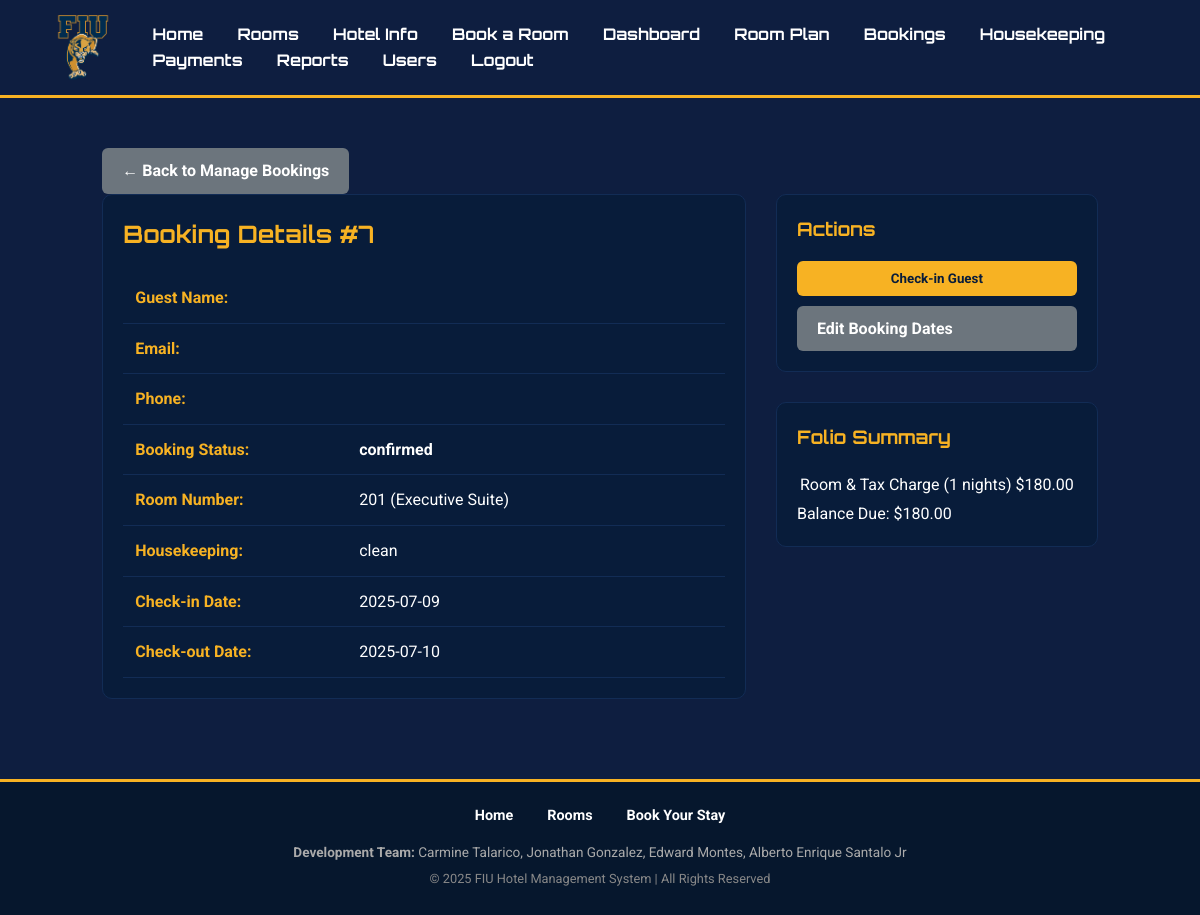
The page /admin_booking_detail.php?booking_id=7 (signed in) on the database its author committed.
### tables this page shows
CREATE TABLE `bookings` (
  `id` int(11) NOT NULL,
  `user_id` int(11) NOT NULL,
  `room_id` int(11) NOT NULL,
  `check_in` date NOT NULL,
  `check_out` date NOT NULL,
  `total_price` decimal(10,2) DEFAULT 0.00,
  `status` enum('confirmed','checked-in','checked-out','cancelled') NOT NULL DEFAULT 'confirmed',
  `confirmation_number` varchar(20) NOT NULL,
  `source` varchar(50) NOT NULL DEFAULT 'Online',
  `created_at` timestamp NOT NULL DEFAULT current_timestamp()
);

CREATE TABLE `rooms` (
  `id` int(11) NOT NULL,
  `room_type` varchar(50) NOT NULL,
  `room_number` varchar(10) NOT NULL,
  `capacity` int(11) DEFAULT 2,
  `image_path` varchar(255) DEFAULT NULL,
  `status` enum('available','booked','maintenance') DEFAULT 'available',
  `housekeeping_status` enum('clean','dirty','maintenance','occupied') NOT NULL DEFAULT 'dirty'
);

CREATE TABLE `folio_items` (
  `id` int(11) NOT NULL,
  `folio_id` int(11) NOT NULL,
  `description` varchar(255) NOT NULL,
  `amount` decimal(10,2) NOT NULL,
  `timestamp` timestamp NOT NULL DEFAULT current_timestamp()
);

CREATE TABLE `folios` (
  `id` int(11) NOT NULL,
  `booking_id` int(11) NOT NULL,
  `status` enum('open','closed') NOT NULL DEFAULT 'open',
  `balance` decimal(10,2) NOT NULL DEFAULT 0.00,
  `created_at` timestamp NOT NULL DEFAULT current_timestamp(),
  `updated_at` timestamp NOT NULL DEFAULT current_timestamp() ON UPDATE current_timestamp()
);

### public/admin_booking_detail.php (the view, shortened to what this page needs)
<?php
require_once __DIR__ . '/../config/db.php';
$booking_id = intval($_GET['booking_id']);
$sql_booking = "SELECT b.id AS booking_id, b.room_id, u.id AS user_id, u.username, u.full_name, u.email, u.phone, r.room_number, r.room_type, r.housekeeping_status, b.check_in, b.check_out, b.total_price, b.status FROM bookings b JOIN users u ON b.user_id = u.id JOIN rooms r ON b.room_id = r.id WHERE b.id = ?";
$stmt_booking = $conn->prepare($sql_booking);
$stmt_booking->bind_param("i", $booking_id);
$stmt_booking->execute();
$booking = $stmt_booking->get_result()->fetch_assoc();
$folio_items = [];
if ($booking) {
    $stmt_folio = $conn->prepare("SELECT * FROM folios WHERE booking_id = ?");
    $stmt_folio->bind_param("i", $booking_id);
    $stmt_folio->execute();
    $folio = $stmt_folio->get_result()->fetch_assoc();
    if ($folio) {
        $stmt_items = $conn->prepare("SELECT * FROM folio_items WHERE folio_id = ? ORDER BY timestamp ASC");
        $stmt_items->bind_param("i", $folio['id']);
        $stmt_items->execute();
        $items_result = $stmt_items->get_result();
        while ($item = $items_result->fetch_assoc()) {
            $folio_items[] = $item;
        }
    }
}
require_once __DIR__ . '/../includes/header.php';
?>
<a href="/admin_bookings.php" class="btn btn-secondary mb-20">← Back to Manage Bookings</a>
<div class="detail-grid">
    <div class="detail-main">
        <div class="card">
            <h2>Booking Details #<?= $booking['booking_id'] ?></h2>
            <table class="details-table" style="margin-top: 20px;">
                <tr><th>Guest Name:</th><td><?= htmlspecialchars($booking['full_name']) ?></td></tr>
                <tr><th>Email:</th><td><?= htmlspecialchars($booking['email']) ?></td></tr>
                <tr><th>Phone:</th><td><?= htmlspecialchars($booking['phone']) ?></td></tr>
                <tr><th>Booking Status:</th><td class="text-capitalize"><b><?= htmlspecialchars($booking['status']) ?></b></td></tr>
                <tr><th>Room Number:</th><td><?= htmlspecialchars($booking['room_number']) ?> (<?= htmlspecialchars($booking['room_type']) ?>)</td></tr>
                <tr><th>Housekeeping:</th><td class="text-capitalize"><?= htmlspecialchars($booking['housekeeping_status']) ?></td></tr>
                <tr><th>Check-in Date:</th><td><?= htmlspecialchars($booking['check_in']) ?></td></tr>
                <tr><th>Check-out Date:</th><td><?= htmlspecialchars($booking['check_out']) ?></td></tr>
            </table>
        </div>
    </div>
    <div class="detail-sidebar">
        <div class="card">
            <h3>Actions</h3>
            <div style="display: flex; flex-direction:column; gap: 10px; margin-top: 15px;">
                <?php if ($booking['status'] === 'confirmed'): ?>
                    <form method="POST" onsubmit="return confirm('Check in this guest?');">
                        <button type="submit" name="check_in_guest" class="btn btn-primary" style="width:100%;">Check-in Guest</button>
                    </form>
                <?php endif; ?>
                <a href="admin_booking_edit.php?booking_id=<?= $booking['booking_id'] ?>" class="btn btn-secondary">Edit Booking Dates</a>
            </div>
        </div>
        <div class="card mt-30">
            <h3>Folio Summary</h3>
            <table class="folio-summary-table">
                <?php foreach($folio_items as $item): ?>
                    <tr>
                        <td><?= htmlspecialchars($item['description']) ?></td>
                        <td class="amount">$<?= number_format($item['amount'], 2) ?></td>
                    </tr>
                <?php endforeach; ?>
            </table>
            <div class="folio-balance">
                <span>Balance Due:</span> $<?= number_format($folio['balance'] ?? 0.00, 2) ?>
            </div>
        </div>
    </div>
</div>
<?php require_once __DIR__ . '/../includes/footer.php'; ?>

### public/assets/css/style.css (style rules this page uses)
body, h1, h2, h3, p, a, ul, li, table, input, select, button, textarea, label { margin: 0; padding: 0; box-sizing: border-box; font-family: 'Roboto', sans-serif; }
body { background-color: #0E1E40; color: #ffffff; line-height: 1.6; display: flex; flex-direction: column; min-height: 100vh; }
h1, h2, h3 { font-family: 'Orbitron', sans-serif; color: #F7B223; margin-bottom: 1rem; }
a { color: #F7B223; text-decoration: none; }
.detail-grid { display: grid; grid-template-columns: 2fr 1fr; gap: 30px; align-items: flex-start; }
.btn { display: inline-block; padding: 10px 20px; font-weight: bold; border-radius: 6px; text-decoration: none; cursor: pointer; border: none; transition: all 0.2s ease; }
.btn-primary { background-color: #F7B223; color: #081C3A; }
.btn-secondary { background-color: #6c757d; color: #fff; }
.details-table { width: 100%; max-width: 700px; margin-top: 20px; border-collapse: collapse; color: #ffffff; }
.details-table th, .details-table td { text-align: left; padding: 12px; border-bottom: 1px solid #122C55; vertical-align: middle; }
.details-table th { width: 200px; color: #F7B223; }
.card { background: #081C3A; padding: 20px; border-radius: 10px; border: 1px solid #122C55; }
.mt-30 { margin-top: 30px; }

### rows shown on the page
bookings: id "7", status "confirmed", room.room_number "201", room.room_type "Executive Suite", room.housekeeping_status "clean", check_in "2025-07-09", check_out "2025-07-10"
folio_items: description "Room & Tax Charge (1 nights)", amount "180.00"
folios: balance "180.00"
